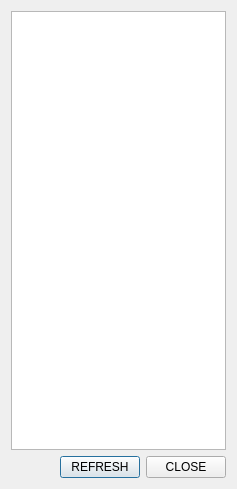
<?xml version="1.0" encoding="UTF-8"?>
<ui version="4.0">
 <class>DialogEmptySales</class>
 <widget class="QDialog" name="DialogEmptySales">
  <property name="geometry">
   <rect>
    <x>0</x>
    <y>0</y>
    <width>237</width>
    <height>489</height>
   </rect>
  </property>
  <property name="windowTitle">
   <string>DialogEmptySales</string>
  </property>
  <layout class="QVBoxLayout" name="verticalLayout">
   <item>
    <widget class="QTableWidget" name="tableWidget"/>
   </item>
   <item>
    <layout class="QHBoxLayout" name="horizontalLayout">
     <item>
      <spacer name="horizontalSpacer">
       <property name="orientation">
        <enum>Qt::Horizontal</enum>
       </property>
       <property name="sizeHint" stdset="0">
        <size>
         <width>338</width>
         <height>20</height>
        </size>
       </property>
      </spacer>
     </item>
     <item>
      <widget class="QPushButton" name="pushButton_2">
       <property name="text">
        <string>REFRESH</string>
       </property>
      </widget>
     </item>
     <item>
      <widget class="QPushButton" name="pushButton">
       <property name="text">
        <string>CLOSE</string>
       </property>
      </widget>
     </item>
    </layout>
   </item>
  </layout>
 </widget>
 <layoutdefault spacing="6" margin="11"/>
 <resources/>
 <connections>
  <connection>
   <sender>pushButton</sender>
   <signal>clicked()</signal>
   <receiver>DialogEmptySales</receiver>
   <slot>reject()</slot>
   <hints>
    <hint type="sourcelabel">
     <x>411</x>
     <y>478</y>
    </hint>
    <hint type="destinationlabel">
     <x>532</x>
     <y>464</y>
    </hint>
   </hints>
  </connection>
  <connection>
   <sender>pushButton_2</sender>
   <signal>clicked()</signal>
   <receiver>DialogEmptySales</receiver>
   <slot>RefreshClicked()</slot>
   <hints>
    <hint type="sourcelabel">
     <x>260</x>
     <y>464</y>
    </hint>
    <hint type="destinationlabel">
     <x>239</x>
     <y>464</y>
    </hint>
   </hints>
  </connection>
 </connections>
 <slots>
  <slot>RefreshClicked()</slot>
 </slots>
</ui>
